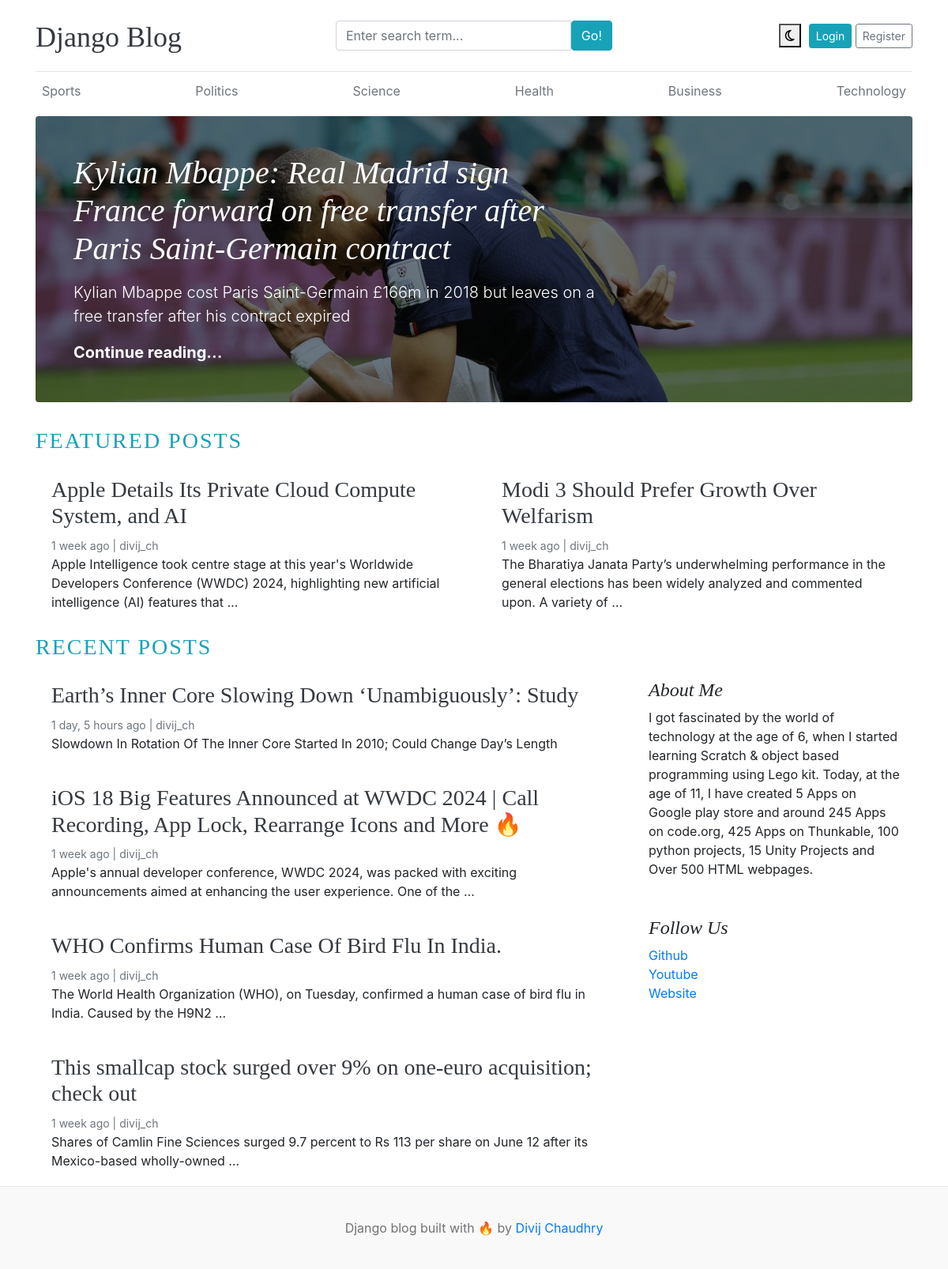
The page / on the database its author committed.
### blogs/models.py (models this page shows, shortened)
class Category(models.Model):
    category_name = models.CharField(max_length=100, unique=True)
    updated_at = models.DateTimeField(auto_now=True)
    created_at = models.DateTimeField(auto_now_add=True)
    class Meta:
        verbose_name_plural = 'categories'

class Blog(models.Model):
    title = models.CharField(max_length=100)
    slug = models.SlugField(max_length=100, unique=True, blank = True)
    category = models.ForeignKey(Category, on_delete=models.CASCADE)
    author = models.ForeignKey(User, on_delete=models.CASCADE)
    featured_image = models.ImageField(upload_to='uploads/%Y/%m/%d' )
    short_description = models.TextField(max_length=500)
    blog_body = models.TextField(max_length=5000)
    status = models.CharField(choices=STATUS_CHOICES, default="draft", max_length=20)
    is_featured = models.BooleanField(default=False)
    created_at = models.DateTimeField(auto_now_add=True)
    updated_at = models.DateTimeField(auto_now=True)

class About(models.Model):
    about_Heading = models.CharField(max_length=50)
    about_description = models.TextField(max_length=500)

class Social(models.Model):
    social_title = models.CharField(max_length=50)
    social_link = models.URLField(max_length=500)

### blog_main/views.py (the view)
# urls.py: 2. Add a URL to urlpatterns:  path('', views.home, name='home')
def home(request):
    featured_posts = Blog.objects.filter(is_featured=True, status="Published").order_by('-created_at')
    posts = Blog.objects.filter(is_featured=False, status="Published").order_by('-created_at')
    context = {
        'featured_posts': featured_posts,
        'posts': posts
    }
    return render(request, 'home.html', context)

### blogs/context_processors.py (called while the page is built)
def get_categories(request):
    categories = Category.objects.all()
    about = About.objects.all()
    social = Social.objects.all()
    return dict(categories=categories, about=about, social=social)

### templates/home.html
{% extends 'base.html' %}
{% block content %}
{% for post in featured_posts %}
    {% if forloop.first %}
<div class="jumbotron p-3 p-md-5 text-white rounded bg-dark" style="background-image: url({{post.featured_image.url}});background-blend-mode: overlay;background-size:cover;">
    <div class="col-md-8 px-0">
      <h1 class="display-6 font-italic">{{post.title}}</h1>
      <p class="lead my-3">{{post.short_description | truncatewords:20}}</p>
      <p class="lead mb-0"><a href="{% url 'blogs' post.slug%}" class="text-white font-weight-bold">Continue reading...</a></p>
    </div>
  </div>
    {% endif %}
{% endfor %}
<h3 class="text-uppercase text-info" style="letter-spacing: 2px;">Featured Posts</h3>
<div class="row mb-2">
  {% for post in featured_posts %}
  {%if not forloop.first%}
    <div class="col-md-6">
      <div class="card border-0">
        <div class="card-body">
          <h3><a href = "{% url 'blogs' post.slug%}" class = "text-dark"> {{ post.title }}</a></h3>
          <small class="mb-1 text-muted">{{ post.created_at | timesince }} ago | {{ post.author }}</small>
          <p class="card-text">{{ post.short_description | truncatewords:20}}</p>
        </div>
      </div>
    </div>
  {%endif%}
  {% endfor %}
</div>
<h3 class="text-uppercase text-info" style="letter-spacing: 2px;">Recent Posts</h3>
  <main role="main" class="container p-0">
    <div class="row">
      <div class="col-md-8 blog-main">
        {% for post in posts%}
        <div class="card border-0">
            <div class="card-body">
              <h3><a href = "{% url 'blogs' post.slug%}" class="text-dark"> {{ post.title }}</a></h3>
              <small class="mb-1 text-muted">{{ post.created_at | timesince }} ago | {{ post.author }}</small>
              <p class="card-text">{{ post.short_description | truncatewords:20}}</p>
            </div>
          </div>
        {%endfor%}
      </div>
      <aside class="col-md-4 blog-sidebar">
        <div class="p-3 mb-3 rounded">
          {%for abt in about%}
          <h4 class="font-italic">{{abt.about_Heading}}</h4>
          <p class="mb-0">{{abt.about_description}}</p>
          {%endfor%}
        </div>
        <div class="p-3 follow rounded">
          <h4 class="font-italic">Follow Us</h4>
          <ol class="list-unstyled">
            {% for i in social %}
            <li><a href="{{i.social_link}}">{{i.social_title}}</a></li>
            {%endfor%}
          </ol>
        </div>
      </aside>
    </div>
  </main>
</div>
{% endblock %}

### templates/base.html (shortened to what this page needs)
{% load static %}
<!DOCTYPE html>
<html lang="en">
<head>
    <link href="https://getbootstrap.com/docs/4.0/dist/css/bootstrap.min.css" rel="stylesheet">
    <link href="{% static 'css/blog.css' %}" rel="stylesheet">
    <link rel="stylesheet" href="https://cdnjs.cloudflare.com/ajax/libs/font-awesome/4.7.0/css/font-awesome.min.css">
    <link rel="stylesheet" href="{% static 'css/bootstrap.min.css' %}">
    <link rel="stylesheet" id="dark-mode-stylesheet" href="" disabled>
  </head>
<body>
    <div class="container">
      <header class="blog-header py-3">
        <div class="row flex-nowrap justify-content-between align-items-center">
          <div class="col-4 pt-1">
            <a class="blog-header-logo text-dark" href="/">Django Blog</a>
          </div>
          <div class="col-4">
            <form action="{% url 'search' %}" method="get">
              <div class="input-group">
                <input class="form-control" type="text" name="keyword" placeholder="Enter search term..." value="{{keyword}}"aria-label="Enter search term..." aria-describedby="button-search" />
                <button type="submit" class="btn btn-info" id="button-search" type="button">Go!</button>
            </div>
            </form>
          </div>
          <div class="col-4 d-flex justify-content-end align-items-center">
            <button id="darkModeButton" onclick="toggleDarkMode()" style="margin-right: 10px; border-radius: 0px;"><i id="darkModeIcon" class="fa fa-moon-o"></i></button>
            {%if not user.is_authenticated%}
            <a class="btn btn-sm btn-info" href="{%url 'login'%}">Login</a> &nbsp;
            <a class="btn btn-sm btn-outline-secondary" href="{%url 'register'%}">Register</a>
            {%else%}
            <a class="btn btn-sm btn-info"href="{% url 'dashboard' %}">Dashboard</a>
            &emsp;
            <a class="btn btn-sm btn-info" href="{% url 'logout'%}">Logout</a>
            {%endif%}
          </div>
        </div>
      </header>
      <div class="nav-scroller py-1 mb-2">
        <nav class="nav d-flex justify-content-between">
        {% for cat in categories %}
          <a class="p-2 text-muted" href="{%url 'posts_by_category' cat.id%}">{{cat.category_name}}</a>
        {% endfor %}
        </nav>
      </div>
{% block content %}
{% endblock %}
<footer class="blog-footer">
    <p>Django blog built with 🔥 by <a href="#">Divij Chaudhry</a></p>
  </footer>
  </body>
  </html>

### blog_main/static/css/blog.css (style rules this page uses)
.blog-header { border-bottom: 1px solid #e5e5e5; }
.blog-header-logo { font-family: "Playfair Display", Georgia, "Times New Roman", serif; font-size: 2.25rem; }
h1, h2, h3, h4, h5, h6 { font-family: "Playfair Display", Georgia, "Times New Roman", serif; }
.blog-footer { padding: 2.5rem 0; color: #727272; text-align: center; background-color: #f9f9f9; border-top: .05rem solid #e5e5e5; }
.blog-footer p:last-child { margin-bottom: 0; }

### rows shown on the page
Category: category_name "Sports"
Category: category_name "Politics"
Category: category_name "Science"
Category: category_name "Health"
Category: category_name "Business"
Category: category_name "Technology"
Blog: featured_image (picture), title "Kylian Mbappe: Real Madrid sign France forward on free transfer after Paris Saint-Germain contract", short_description "Kylian Mbappe cost Paris Saint-Germain £166m in 2018 but leaves on a free transfer after his contract expired"
Blog: title "Apple Details Its Private Cloud Compute System, and AI", created_at "1 week", author "divij_ch", short_description "Apple Intelligence took centre stage at this year's Worldwide Developers Conference (WWDC) 2024, highlighting new artificial intelligence (AI) features that …"
Blog: title "Modi 3 Should Prefer Growth Over Welfarism", created_at "1 week", author "divij_ch", short_description "The Bharatiya Janata Party’s underwhelming performance in the general elections has been widely analyzed and commented upon. A variety of …"
Blog: title "Earth’s Inner Core Slowing Down ‘Unambiguously’: Study", created_at "1 day, 5 hours", author "divij_ch", short_description "Slowdown In Rotation Of The Inner Core Started In 2010; Could Change Day’s Length"
Blog: title "iOS 18 Big Features Announced at WWDC 2024 | Call Recording, App Lock, Rearrange Icons and More 🔥", created_at "1 week", author "divij_ch", short_description "Apple's annual developer conference, WWDC 2024, was packed with exciting announcements aimed at enhancing the user experience. One of the …"
Blog: title "WHO Confirms Human Case Of Bird Flu In India.", created_at "1 week", author "divij_ch", short_description "The World Health Organization (WHO), on Tuesday, confirmed a human case of bird flu in India. Caused by the H9N2 …"
Blog: title "This smallcap stock surged over 9% on one-euro acquisition; check out", created_at "1 week", author "divij_ch", short_description "Shares of Camlin Fine Sciences surged 9.7 percent to Rs 113 per share on June 12 after its Mexico-based wholly-owned …"
About: about_Heading "About Me", about_description "I got fascinated by the world of technology at the age of 6, when I started learning Scratch & object based programming using Lego kit. Today, at the age of 11, I have created 5 Apps on Google play store and around 245 Apps on code.org, 425 Apps on Thunkable, 100 python projects, 15 Unity Projects and Over 500 HTML webpages."
Social: social_title "Github"
Social: social_title "Youtube"
Social: social_title "Website"
